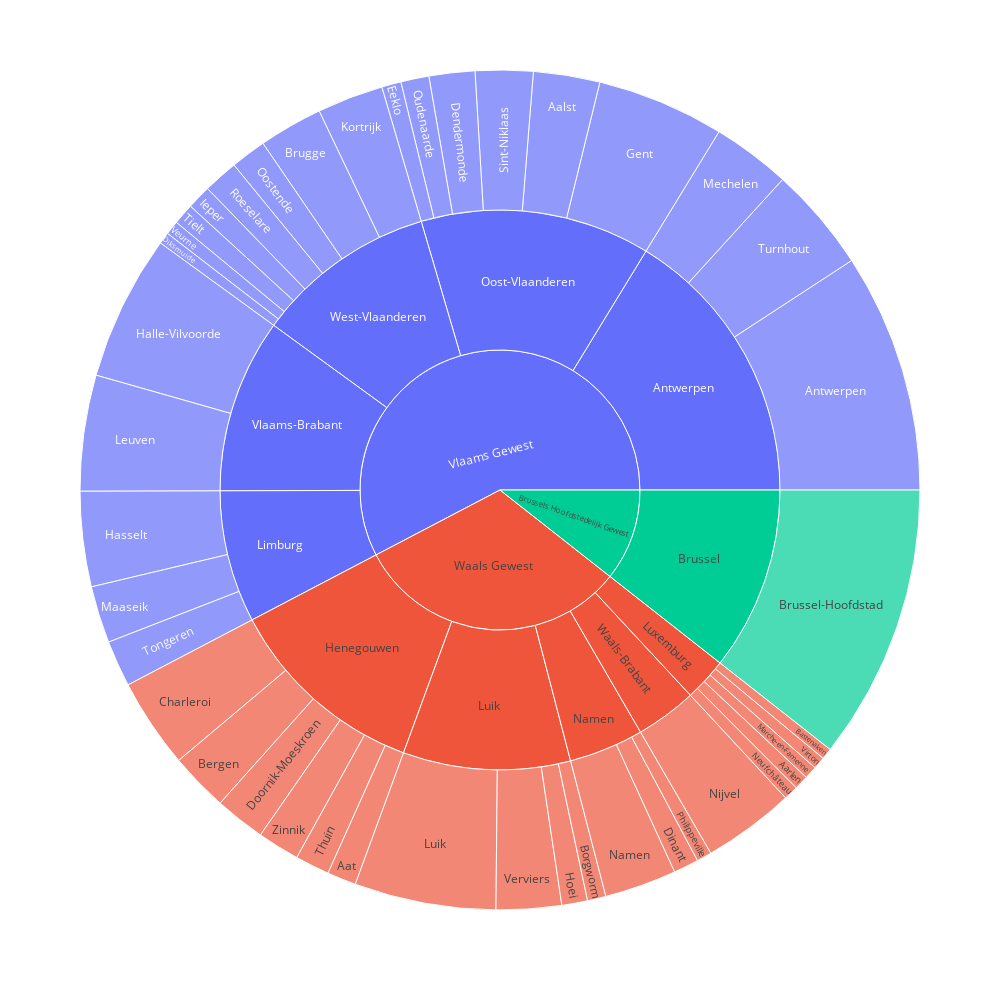

Write notebook code for a chart like this one.
### Code cell
# use plotly for sunburst
import plotly.express as px

fig = px.sunburst(df, path=['region_NL', 'province_NL', 'arrondissement_NL'], values='inhabitants')
fig.update_layout(width=1000, height=1000)
fig.show()

### Figure 1 — Plotly figure (JSON) as saved in the notebook; plotly's stock layout.template omitted (floating-point values rounded to 4 significant figures)
{"data": [{"branchvalues": "total", "domain": {"x": [0, 1], "y": [0, 1]}, "hovertemplate": "labels=%{label}<br>inhabitants=%{value}<br>parent=%{parent}<br>id=%{id}<extra></extra>", "ids": ["Vlaams Gewest/Oost-Vlaanderen/Aalst", "Waals Gewest/Luxemburg/Aarlen", "Waals Gewest/Henegouwen/Aat", "Vlaams Gewest/Antwerpen/Antwerpen", "Waals Gewest/Luxemburg/Bastenaken", "Waals Gewest/Henegouwen/Bergen", "Waals Gewest/Luik/Borgworm", "Vlaams Gewest/West-Vlaanderen/Brugge", "Brussels Hoofdstedelijk Gewest/Brussel/Brussel-Hoofdstad", "Waals Gewest/Henegouwen/Charleroi", "Vlaams Gewest/Oost-Vlaanderen/Dendermonde", "Vlaams Gewest/West-Vlaanderen/Diksmuide", "Waals Gewest/Namen/Dinant", "Waals Gewest/Henegouwen/Doornik-Moeskroen", "Vlaams Gewest/Oost-Vlaanderen/Eeklo", "Vlaams Gewest/Oost-Vlaanderen/Gent", "Vlaams Gewest/Vlaams-Brabant/Halle-Vilvoorde", "Vlaams Gewest/Limburg/Hasselt", "Waals Gewest/Luik/Hoei", "Vlaams Gewest/West-Vlaanderen/Ieper", "Vlaams Gewest/West-Vlaanderen/Kortrijk", "Vlaams Gewest/Vlaams-Brabant/Leuven", "Waals Gewest/Luik/Luik", "Vlaams Gewest/Limburg/Maaseik", "Waals Gewest/Luxemburg/Marche-en-Famenne", "Vlaams Gewest/Antwerpen/Mechelen", "Waals Gewest/Namen/Namen", "Waals Gewest/Luxemburg/Neufchâteau", "Waals Gewest/Waals-Brabant/Nijvel", "Vlaams Gewest/West-Vlaanderen/Oostende", "Vlaams Gewest/Oost-Vlaanderen/Oudenaarde", "Waals Gewest/Namen/Philippeville", "Vlaams Gewest/West-Vlaanderen/Roeselare", "Vlaams Gewest/Oost-Vlaanderen/Sint-Niklaas", "Waals Gewest/Henegouwen/Thuin", "Vlaams Gewest/West-Vlaanderen/Tielt", "Vlaams Gewest/Limburg/Tongeren", "Vlaams Gewest/Antwerpen/Turnhout", "Waals Gewest/Luik/Verviers", "Vlaams Gewest/West-Vlaanderen/Veurne", "Waals Gewest/Luxemburg/Virton", "Waals Gewest/Henegouwen/Zinnik", "Vlaams Gewest/Antwerpen", "Brussels Hoofdstedelijk Gewest/Brussel", "Waals Gewest/Henegouwen", "Vlaams Gewest/Limburg", "Waals Gewest/Luik", "Waals Gewest/Luxemburg", "Waals Gewest/Namen", "Vlaams Gewest/Oost-Vlaanderen", "Vlaams Gewest/Vlaams-Brabant", "Waals Gewest/Waals-Brabant", "Vlaams Gewest/West-Vlaanderen", "Brussels Hoofdstedelijk Gewest", "Vlaams Gewest", "Waals Gewest"], "labels": ["Aalst", "Aarlen", "Aat", "Antwerpen", "Bastenaken", "Bergen", "Borgworm", "Brugge", "Brussel-Hoofdstad", "Charleroi", "Dendermonde", "Diksmuide", "Dinant", "Doornik-Moeskroen", "Eeklo", "Gent", "Halle-Vilvoorde", "Hasselt", "Hoei", "Ieper", "Kortrijk", "Leuven", "Luik", "Maaseik", "Marche-en-Famenne", "Mechelen", "Namen", "Neufchâteau", "Nijvel", "Oostende", "Oudenaarde", "Philippeville", "Roeselare", "Sint-Niklaas", "Thuin", "Tielt", "Tongeren", "Turnhout", "Verviers", "Veurne", "Virton", "Zinnik", "Antwerpen", "Brussel", "Henegouwen", "Limburg", "Luik", "Luxemburg", "Namen", "Oost-Vlaanderen", "Vlaams-Brabant", "Waals-Brabant", "West-Vlaanderen", "Brussels Hoofdstedelijk Gewest", "Vlaams Gewest", "Waals Gewest"], "name": "", "parents": ["Vlaams Gewest/Oost-Vlaanderen", "Waals Gewest/Luxemburg", "Waals Gewest/Henegouwen", "Vlaams Gewest/Antwerpen", "Waals Gewest/Luxemburg", "Waals Gewest/Henegouwen", "Waals Gewest/Luik", "Vlaams Gewest/West-Vlaanderen", "Brussels Hoofdstedelijk Gewest/Brussel", "Waals Gewest/Henegouwen", "Vlaams Gewest/Oost-Vlaanderen", "Vlaams Gewest/West-Vlaanderen", "Waals Gewest/Namen", "Waals Gewest/Henegouwen", "Vlaams Gewest/Oost-Vlaanderen", "Vlaams Gewest/Oost-Vlaanderen", "Vlaams Gewest/Vlaams-Brabant", "Vlaams Gewest/Limburg", "Waals Gewest/Luik", "Vlaams Gewest/West-Vlaanderen", "Vlaams Gewest/West-Vlaanderen", "Vlaams Gewest/Vlaams-Brabant", "Waals Gewest/Luik", "Vlaams Gewest/Limburg", "Waals Gewest/Luxemburg", "Vlaams Gewest/Antwerpen", "Waals Gewest/Namen", "Waals Gewest/Luxemburg", "Waals Gewest/Waals-Brabant", "Vlaams Gewest/West-Vlaanderen", "Vlaams Gewest/Oost-Vlaanderen", "Waals Gewest/Namen", "Vlaams Gewest/West-Vlaanderen", "Vlaams Gewest/Oost-Vlaanderen", "Waals Gewest/Henegouwen", "Vlaams Gewest/West-Vlaanderen", "Vlaams Gewest/Limburg", "Vlaams Gewest/Antwerpen", "Waals Gewest/Luik", "Vlaams Gewest/West-Vlaanderen", "Waals Gewest/Luxemburg", "Waals Gewest/Henegouwen", "Vlaams Gewest", "Brussels Hoofdstedelijk Gewest", "Waals Gewest", "Vlaams Gewest", "Waals Gewest", "Waals Gewest", "Waals Gewest", "Vlaams Gewest", "Vlaams Gewest", "Waals Gewest", "Vlaams Gewest", "", "", ""], "type": "sunburst", "values": [293650, 62996, 128468, 1057736, 49083, 259237, 81889, 282745, 1218255, 396962, 202411, 51696, 111286, 223799, 85692, 564042, 643766, 420312, 113869, 106570, 292493, 512077, 625765, 252115, 56771, 347125, 318231, 63763, 406019, 157780, 124610, 66315, 154494, 254850, 152057, 93428, 204943, 464869, 288277, 61739, 54139, 186317, 1869730, 1218255, 1346840, 877370, 1109800, 286752, 495832, 1525255, 1155843, 406019, 1200945, 1218255, 6629143, 3645243]}], "layout": {"height": 1000, "legend": {"tracegroupgap": 0}, "margin": {"t": 60}, "width": 1000}}
